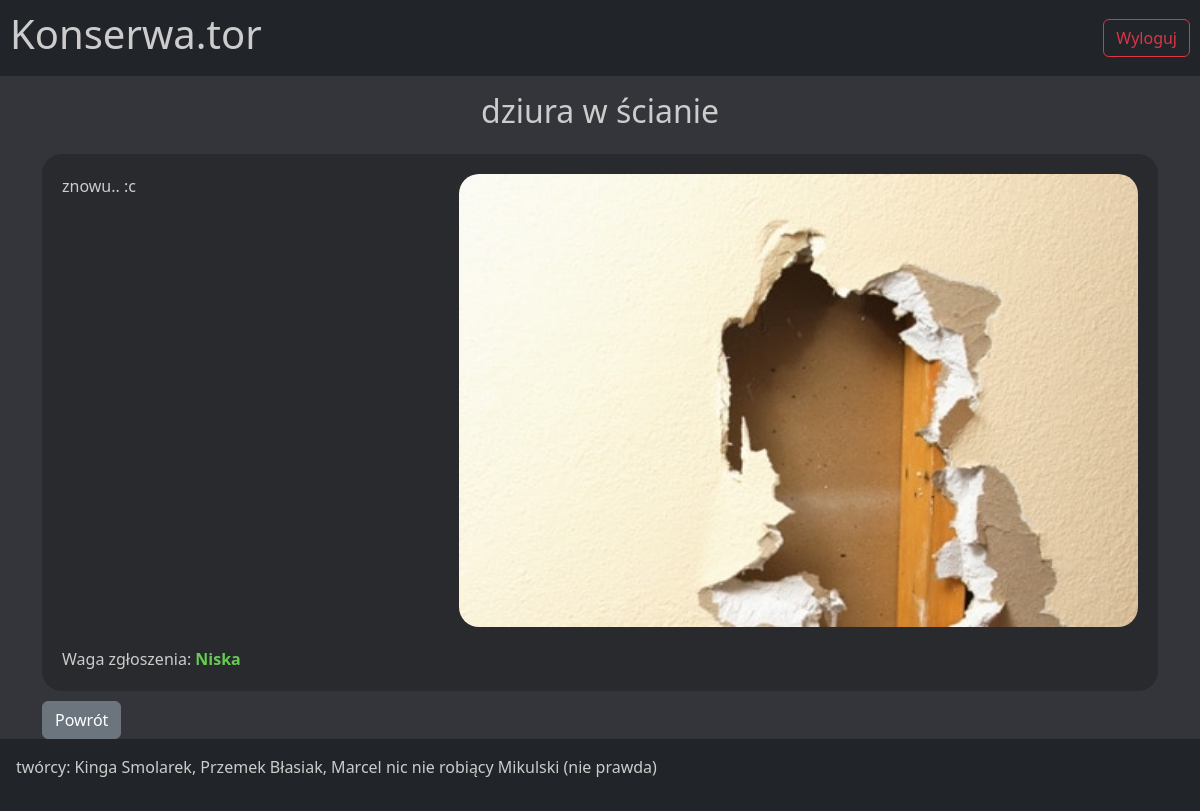
The app's page /zgloszenia/report?id=7 (signed in) with its own data.
### zgloszenia/models.py (models this page shows, shortened)
class Report(models.Model):
    STATUS_CHOICES = [
        ('not_done', 'Not Done'),
        ('in_progress', 'In Progress'),
        ('done', 'Done'),
    ]
    IMPORTANCE_CHOICES = [
        (1, 'Niska'),
        (2, 'Średnia'),
        (3, 'Wysoka'),
    ]
    user = models.ForeignKey(User, on_delete=models.CASCADE, default='1')
    id = models.AutoField(primary_key=True)
    title = models.CharField(max_length=150, null=False)
    description = models.TextField(max_length=250)
    foto = models.ImageField(upload_to='fotos/', null=True, blank=True)
    status_of_the_report = models.CharField(max_length=20, choices=STATUS_CHOICES, default='not_done')
    importance_of_the_report = models.IntegerField(choices=IMPORTANCE_CHOICES, default=1)

### zgloszenia/views.py (the view)
# urls.py: path('report', report_view, name='report'),
@login_required
def report_view(request):
    if request.user.groups.filter(name='Konserwatorzy').exists() or request.user.groups.filter(name='Pracownicy').exists():
        report = Report.objects.get(id=int(request.GET.get('id')))
        context = {
            'report': report
        }
        return render(request, 'report.html', context)
    else:
        return HttpResponse("nie należysz do żadnej grupy")

### zgloszenia/templates/report.html (shortened to what this page needs)
{% extends 'base.html' %}
{% block content %}
<h2 class="text-center p-3">{{report.title}}</h2>
<div>
  <div class="report">
    <div class="desc">{{report.description}}</div>
    <img src="fotos?id={{report.id}}" alt="">
    <div class="info">
      Waga zgłoszenia:
      <b class="waga{{report.importance_of_the_report}}">{{report.get_importance_of_the_report_display}}</b>
    </div>
  </div>
  <a href="."><button type="button" class="btn btn-secondary">Powrót</button></a>
</div>
{% endblock %}

### zgloszenia/static/style.css (style rules this page uses)
body { background-color: rgb(51, 53, 58); color: #ccc; height: 100vh; }

### zgloszenia/templates/report.html (style rules this page uses)
.report { background-color: rgba(0, 0, 0, 0.2); padding: 20px; margin-bottom: 10px; height: fit-content; display: grid; grid-gap: 20px; grid-template-columns: 35% 65%; border-radius: 20px; grid-template-areas: 'desc img' 'inf inf'; }
img { grid-area: img; width: calc(100% - 20px); border-radius: 20px; }
.desc { overflow-wrap: break-word; grid-area: desc; }
.info { grid-area: inf; }
b.waga1 { color: #67ca53 }

### records on screen
Report: title "dziura w ścianie", description "znowu.. :c", importance_of_the_report "Niska"
